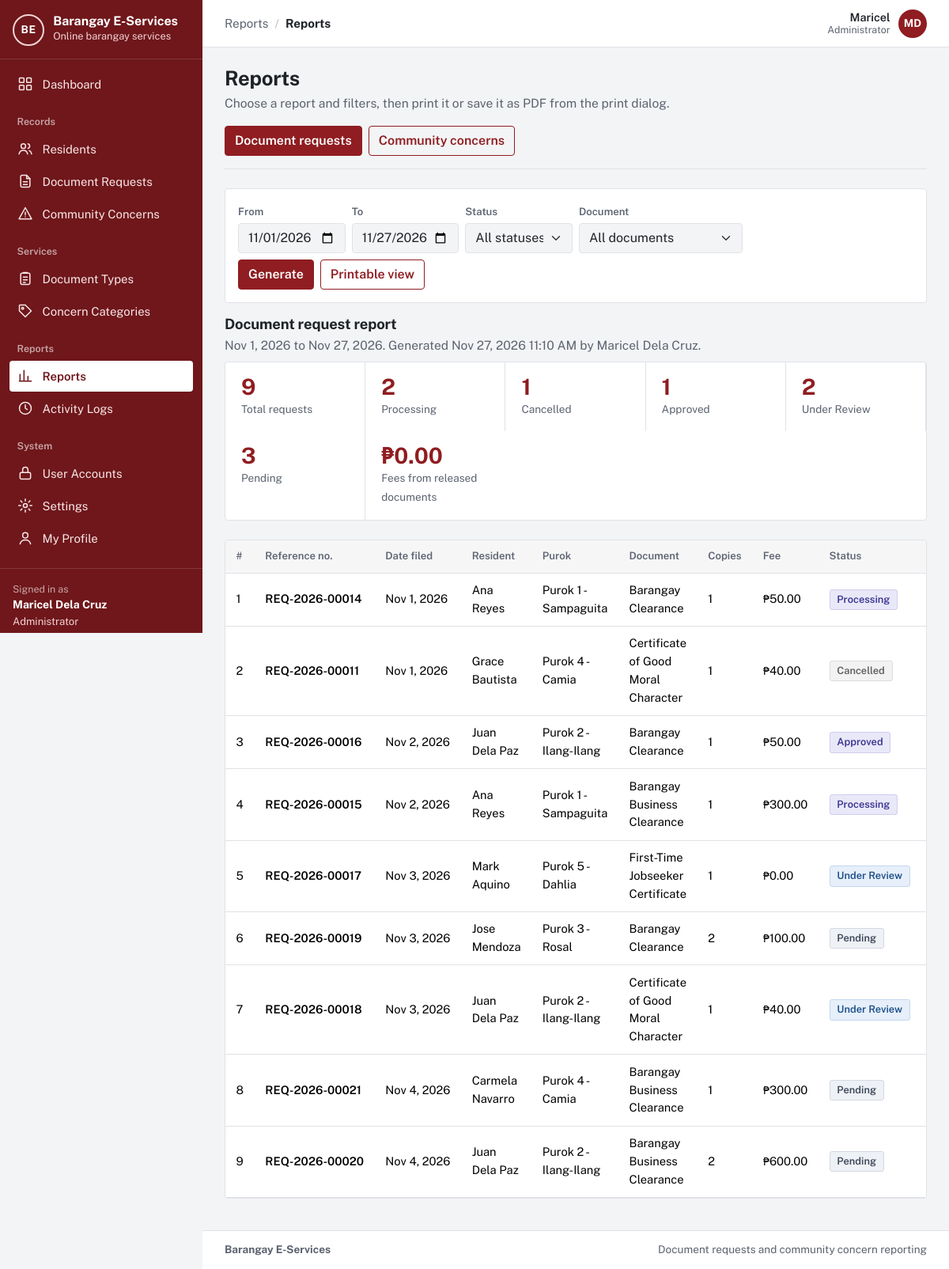
/reports.php (signed in), run on the app's committed database.
### tables this page shows
CREATE TABLE `users` (
  `user_id` int(10) unsigned NOT NULL AUTO_INCREMENT,
  `role_id` tinyint(3) unsigned NOT NULL,
  `purok_id` smallint(5) unsigned DEFAULT NULL,
  `first_name` varchar(60) NOT NULL,
  `last_name` varchar(60) NOT NULL,
  `email` varchar(120) NOT NULL,
  `contact_no` varchar(13) DEFAULT NULL,
  `street_address` varchar(150) DEFAULT NULL,
  `password_hash` varchar(255) NOT NULL,
  `email_verified_at` datetime DEFAULT NULL,
  `is_active` tinyint(1) NOT NULL DEFAULT 1,
  `failed_logins` tinyint(3) unsigned NOT NULL DEFAULT 0,
  `locked_until` datetime DEFAULT NULL,
  `created_at` datetime NOT NULL DEFAULT current_timestamp(),
  `updated_at` datetime NOT NULL DEFAULT current_timestamp() ON UPDATE current_timestamp(),
  PRIMARY KEY (`user_id`),
  UNIQUE KEY `email` (`email`),
  KEY `fk_users_purok` (`purok_id`),
  KEY `idx_users_role` (`role_id`),
  CONSTRAINT `fk_users_purok` FOREIGN KEY (`purok_id`) REFERENCES `puroks` (`purok_id`) ON DELETE SET NULL,
  CONSTRAINT `fk_users_role` FOREIGN KEY (`role_id`) REFERENCES `roles` (`role_id`)
);

CREATE TABLE `roles` (
  `role_id` tinyint(3) unsigned NOT NULL,
  `role_key` varchar(20) NOT NULL,
  `role_name` varchar(50) NOT NULL,
  PRIMARY KEY (`role_id`),
  UNIQUE KEY `role_key` (`role_key`)
);

CREATE TABLE `document_requests` (
  `request_id` int(10) unsigned NOT NULL AUTO_INCREMENT,
  `reference_no` varchar(20) DEFAULT NULL,
  `resident_id` int(10) unsigned NOT NULL,
  `doc_type_id` smallint(5) unsigned NOT NULL,
  `purpose` varchar(255) NOT NULL,
  `copies` tinyint(3) unsigned NOT NULL DEFAULT 1,
  `fee_amount` decimal(8,2) NOT NULL,
  `status` enum('Pending','Under Review','Approved','Rejected','Processing','Ready for Pickup','Released','Cancelled') NOT NULL DEFAULT 'Pending',
  `remarks` varchar(500) DEFAULT NULL,
  `handled_by` int(10) unsigned DEFAULT NULL,
  `is_archived` tinyint(1) NOT NULL DEFAULT 0,
  `created_at` datetime NOT NULL DEFAULT current_timestamp(),
  `updated_at` datetime NOT NULL DEFAULT current_timestamp() ON UPDATE current_timestamp(),
  PRIMARY KEY (`request_id`),
  UNIQUE KEY `reference_no` (`reference_no`),
  KEY `fk_dr_resident` (`resident_id`),
  KEY `fk_dr_doctype` (`doc_type_id`),
  KEY `fk_dr_handler` (`handled_by`),
  KEY `idx_dr_status` (`status`),
  KEY `idx_dr_created` (`created_at`),
  CONSTRAINT `fk_dr_doctype` FOREIGN KEY (`doc_type_id`) REFERENCES `document_types` (`doc_type_id`),
  CONSTRAINT `fk_dr_handler` FOREIGN KEY (`handled_by`) REFERENCES `users` (`user_id`) ON DELETE SET NULL,
  CONSTRAINT `fk_dr_resident` FOREIGN KEY (`resident_id`) REFERENCES `users` (`user_id`),
  CONSTRAINT `chk_dr_copies` CHECK (`copies` between 1 and 5)
);

CREATE TABLE `puroks` (
  `purok_id` smallint(5) unsigned NOT NULL AUTO_INCREMENT,
  `purok_name` varchar(60) NOT NULL,
  PRIMARY KEY (`purok_id`),
  UNIQUE KEY `purok_name` (`purok_name`)
);

CREATE TABLE `document_types` (
  `doc_type_id` smallint(5) unsigned NOT NULL AUTO_INCREMENT,
  `name` varchar(100) NOT NULL,
  `description` varchar(500) NOT NULL,
  `fee` decimal(8,2) NOT NULL DEFAULT 0.00,
  `processing_days` tinyint(3) unsigned NOT NULL DEFAULT 1,
  `is_archived` tinyint(1) NOT NULL DEFAULT 0,
  `created_at` datetime NOT NULL DEFAULT current_timestamp(),
  `updated_at` datetime NOT NULL DEFAULT current_timestamp() ON UPDATE current_timestamp(),
  PRIMARY KEY (`doc_type_id`),
  UNIQUE KEY `name` (`name`),
  CONSTRAINT `chk_dt_fee` CHECK (`fee` >= 0),
  CONSTRAINT `chk_dt_days` CHECK (`processing_days` between 1 and 30)
);

### reports.php (the view, shortened to what the rows shown need)
<?php
require __DIR__ . '/app/bootstrap.php';
$user = require_role(ROLE_STAFF, ROLE_ADMIN);
$type = query_param('type') === 'concerns' ? 'concerns' : 'requests';
$defaultFrom = date('Y-m-01');
$defaultTo = date('Y-m-d');
$from = preg_match('/^\d{4}-\d{2}-\d{2}$/', query_param('from')) ? query_param('from') : $defaultFrom;
$to = preg_match('/^\d{4}-\d{2}-\d{2}$/', query_param('to')) ? query_param('to') : $defaultTo;
$params = [$from . ' 00:00:00', $to . ' 23:59:59'];
if ($type === 'requests') {
    $where = 'dr.created_at BETWEEN ? AND ?';
    $rows = db_all(
        "SELECT dr.reference_no, dr.status, dr.copies, dr.fee_amount, dr.purpose, dr.created_at, dr.updated_at,
                dt.name AS doc_name, u.first_name, u.last_name, p.purok_name
           FROM document_requests dr
           JOIN document_types dt ON dt.doc_type_id = dr.doc_type_id
           JOIN users u ON u.user_id = dr.resident_id
           LEFT JOIN puroks p ON p.purok_id = u.purok_id
          WHERE $where ORDER BY dr.created_at",
        $params
    );
}
$filterText = [];
$title = $type === 'requests' ? 'Document request report' : 'Community concern report';
$activeNav = 'reports';
require APP_ROOT . '/app/views/header.php';
?>
<div class="page-head no-print">
  <div><h1>Reports</h1><p>Choose a report and filters, then print it or save it as PDF from the print dialog.</p></div>
</div>
<div class="report-head">
  <h2 class="mb-1"><?= e($title) ?></h2>
  <p class="text-muted mb-2">
    <?= e(format_date($from)) ?> to <?= e(format_date($to)) ?><?= $filterText ? '. ' . e(implode('; ', $filterText)) : '' ?>.
    Generated <?= e(format_datetime(date('Y-m-d H:i:s'))) ?> by <?= e(full_name($user)) ?>.
  </p>
</div>
<div class="table-wrap">
  <?php if (!$rows): ?><div class="empty"><p>No records in this period with these filters.</p></div><?php elseif ($type === 'requests'): ?>
  <table class="table">
    <thead><tr><th scope="col">#</th><th scope="col">Reference no.</th><th scope="col">Date filed</th><th scope="col">Resident</th><th scope="col">Purok</th><th scope="col">Document</th><th scope="col">Copies</th><th scope="col">Fee</th><th scope="col">Status</th><th scope="col">Last update</th></tr></thead>
    <tbody>
    <?php foreach ($rows as $i => $r): ?>
      <tr><td><?= $i + 1 ?></td><td class="ref"><?= e($r['reference_no']) ?></td><td class="nowrap"><?= e(format_date($r['created_at'])) ?></td><td><?= e(full_name($r)) ?></td><td><?= e($r['purok_name']) ?></td><td><?= e($r['doc_name']) ?></td><td><?= (int) $r['copies'] ?></td><td class="nowrap"><?= e(peso($r['fee_amount'])) ?></td><td><?= status_badge($r['status']) ?></td><td class="nowrap"><?= e(format_date($r['updated_at'])) ?></td></tr>
    <?php endforeach; ?>
    </tbody>
  </table>
  <?php endif; ?>
</div>
<?php require APP_ROOT . '/app/views/footer.php'; ?>

### app/views/header.php (shortened to what the rows shown need)
<?php
$user = current_user();
$role = $user['role_key'] ?? null;
$verified = $user && is_verified($user);
$activeNav = $activeNav ?? '';
$appLayout = $user && $verified;
$groups = [];
if ($appLayout && $role === ROLE_ADMIN) {
    $groups = [
        '' => ['dashboard' => ['admin/dashboard.php', 'Dashboard', 'dashboard']],
        'Records' => [
            'residents' => ['residents.php', 'Residents', 'residents'],
            'requests'  => ['requests.php', 'Document Requests', 'document'],
            'concerns'  => ['concerns.php', 'Community Concerns', 'concern'],
        ],
        'Services' => [
            'doctypes'   => ['admin/document-types.php', 'Document Types', 'services'],
            'categories' => ['admin/categories.php', 'Concern Categories', 'category'],
        ],
        'Reports' => [
            'reports' => ['reports.php', 'Reports', 'reports'],
            'logs'    => ['admin/logs.php', 'Activity Logs', 'logs'],
        ],
        'System' => [
            'users'    => ['admin/users.php', 'User Accounts', 'accounts'],
            'settings' => ['admin/settings.php', 'Settings', 'settings'],
            'profile'  => ['profile.php', 'My Profile', 'profile'],
        ],
    ];
}
$crumbGroup = '';
$crumbItem = $pageTitle ?? '';
foreach ($groups as $label => $items) {
    if (isset($items[$activeNav])) {
        $crumbGroup = $label;
        $crumbItem = $items[$activeNav][1];
    }
}
?><!doctype html>
<html lang="en">
<head>
  <link rel="stylesheet" href="<?= e(asset('vendor/bootstrap/bootstrap.min.css')) ?>">
  <link rel="stylesheet" href="<?= e(asset('css/app.css')) ?>">
</head>
<body class="<?= $appLayout ? 'app-body' : 'public-body' ?>">
<?php if ($appLayout): ?>
<div class="app-shell">
  <aside class="sidebar offcanvas-lg offcanvas-start" id="sidebar" tabindex="-1" aria-label="Main navigation">
    <div class="sidebar-brand">
      <a class="brand" href="<?= e(url(home_path_for_role($role))) ?>">
        <?= render_app_mark() ?>
        <span class="brand-text">
          <span class="brand-name"><?= e(app_name()) ?></span>
          <span class="brand-sub">Online barangay services</span>
        </span>
      </a>
    </div>
    <nav class="sidebar-nav">
      <?php foreach ($groups as $label => $items): ?>
        <?php if ($label !== ''): ?><div class="sidebar-heading"><?= e($label) ?></div><?php endif; ?>
        <ul class="sidebar-list">
          <?php foreach ($items as $key => [$path, $itemLabel, $iconName]): ?>
            <li>
              <a class="sidebar-link<?= $key === $activeNav ? ' active' : '' ?>" <?= $key === $activeNav ? 'aria-current="page"' : '' ?> href="<?= e(url($path)) ?>">
                <?= icon($iconName) ?><span><?= e($itemLabel) ?></span>
              </a>
            </li>
          <?php endforeach; ?>
        </ul>
      <?php endforeach; ?>
    </nav>
    <div class="sidebar-user">
      <div class="sidebar-user-label">Signed in as</div>
      <div class="sidebar-user-name"><?= e(full_name($user)) ?></div>
      <div class="sidebar-user-role"><?= e($user['role_name']) ?></div>
      <form method="post" action="<?= e(url('auth/logout.php')) ?>">
      </form>
    </div>
  </aside>
  <div class="app-main">
    <header class="topbar">
      <nav class="topbar-crumb" aria-label="You are here">
        <?php if ($crumbGroup !== ''): ?><span class="crumb-group"><?= e($crumbGroup) ?></span><span class="crumb-sep" aria-hidden="true">/</span><?php endif; ?>
        <span class="crumb-item"><?= e($crumbItem) ?></span>
      </nav>
      <div class="topbar-user">
        <span class="topbar-user-text"><span class="topbar-user-name"><?= e($user['first_name']) ?></span><span class="topbar-user-role"><?= e($user['role_name']) ?></span></span>
        <a class="avatar" href="<?= e(url('profile.php')) ?>" title="My profile" aria-label="My profile"><?= e(mb_strtoupper(mb_substr($user['first_name'], 0, 1) . mb_substr($user['last_name'], 0, 1))) ?></a>
      </div>
    </header>
    <main id="main" class="page">
<?php endif; ?>

### app/lib/workflow.php (shortened to what the rows shown need)
<?php
function status_badge(string $status): string
{
    $tone = match ($status) {
        'Pending', 'Submitted'                    => 'waiting',
        'Under Review', 'Assigned'                => 'review',
        'Approved', 'Processing', 'In Progress'   => 'active',
        'Ready for Pickup', 'Resolved'            => 'ready',
        'Released', 'Closed'                      => 'done',
        'Rejected'                                => 'stopped',
        'Cancelled', 'Withdrawn'                  => 'muted',
        default                                   => 'muted',
    };
    return '<span class="status status-' . $tone . '">' . e($status) . '</span>';
}

### data on the page
users: full_name($user) "Maricel Dela Cruz", role.role_name "Administrator", first_name "Maricel", first_name+last_name "MD"
document_requests: reference_no "REQ-2026-00014", created_at "Nov 1, 2026", resident.last_name "Ana Reyes", puroks.purok_name "Purok 1 - Sampaguita", doc_type.name "Barangay Clearance", copies "1", fee_amount "₱50.00", status "Processing"
document_requests: reference_no "REQ-2026-00011", created_at "Nov 1, 2026", resident.last_name "Grace Bautista", puroks.purok_name "Purok 4 - Camia", doc_type.name "Certificate of Good Moral Character", copies "1", fee_amount "₱40.00", status "Cancelled"
document_requests: reference_no "REQ-2026-00016", created_at "Nov 2, 2026", resident.last_name "Juan Dela Paz", puroks.purok_name "Purok 2 - Ilang-Ilang", doc_type.name "Barangay Clearance", copies "1", fee_amount "₱50.00", status "Approved"
document_requests: reference_no "REQ-2026-00015", created_at "Nov 2, 2026", resident.last_name "Ana Reyes", puroks.purok_name "Purok 1 - Sampaguita", doc_type.name "Barangay Business Clearance", copies "1", fee_amount "₱300.00", status "Processing"
document_requests: reference_no "REQ-2026-00017", created_at "Nov 3, 2026", resident.last_name "Mark Aquino", puroks.purok_name "Purok 5 - Dahlia", doc_type.name "First-Time Jobseeker Certificate", copies "1", fee_amount "₱0.00", status "Under Review"
document_requests: reference_no "REQ-2026-00019", created_at "Nov 3, 2026", resident.last_name "Jose Mendoza", puroks.purok_name "Purok 3 - Rosal", doc_type.name "Barangay Clearance", copies "2", fee_amount "₱100.00", status "Pending"
document_requests: reference_no "REQ-2026-00018", created_at "Nov 3, 2026", resident.last_name "Juan Dela Paz", puroks.purok_name "Purok 2 - Ilang-Ilang", doc_type.name "Certificate of Good Moral Character", copies "1", fee_amount "₱40.00", status "Under Review"
document_requests: reference_no "REQ-2026-00021", created_at "Nov 4, 2026", resident.last_name "Carmela Navarro", puroks.purok_name "Purok 4 - Camia", doc_type.name "Barangay Business Clearance", copies "1", fee_amount "₱300.00", status "Pending"
document_requests: reference_no "REQ-2026-00020", created_at "Nov 4, 2026", resident.last_name "Juan Dela Paz", puroks.purok_name "Purok 2 - Ilang-Ilang", doc_type.name "Barangay Business Clearance", copies "2", fee_amount "₱600.00", status "Pending"

### other printed values
app_name() "Barangay E-Services"
$itemLabel "Dashboard"
$label "Records"
$itemLabel "Residents"
$itemLabel "Document Requests"
$itemLabel "Community Concerns"
$label "Services"
$itemLabel "Document Types"
$itemLabel "Concern Categories"
$label "Reports"
$itemLabel "Reports"
$itemLabel "Activity Logs"
$label "System"
$itemLabel "User Accounts"
$itemLabel "Settings"
